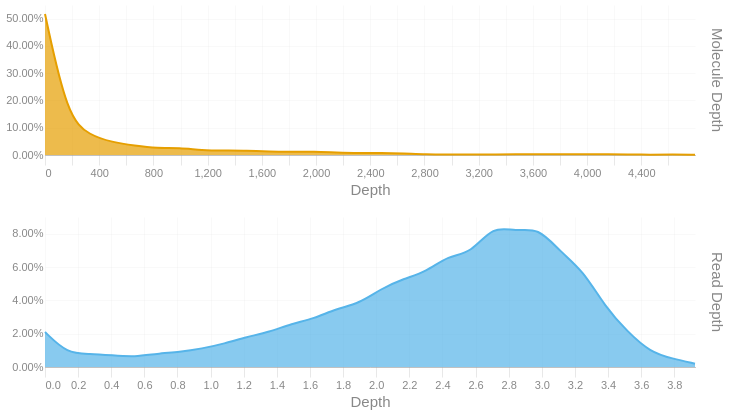

Source (notebook cell):
### Code cell
readdep = depth_hist(tb['Read Depth'], q99, 3)
readdep = readdep.with_columns(pl.lit('Read Depth').alias('Metric'))
if not SKIPLR:
    moldep = depth_hist(tb['Molecule Depth'], mol_q99, 1)
    moldep = moldep.with_columns(pl.lit('Molecule Depth').alias('Metric'))
    _hist = pl.concat([readdep, moldep])
    _hist = _hist.filter(pl.col('Proportion') != 0)
    with SafeRender(_hist):
        (
            alt.Chart(_hist)        
            .mark_area(interpolate = "basis")
            .encode(
                x=alt.X('Bin:Q').scale(domainMin=0).axis(alt.Axis(title='Depth')),
                y = alt.Y('Proportion:Q', title = None).axis(format = '.2%'),
                color = alt.Color('Metric:N').legend(None),
                row = alt.Row("Metric:N").header(title = None, labelOrient = 'right'),
                tooltip = [
                    alt.Tooltip("Metric:N", title = "Metric"),
                    alt.Tooltip('Interval:N', title = "Depth Interval"),
                    alt.Tooltip('Proportion:Q', title = "% Alignments").format('.2%')
                ]
            )
            .resolve_scale(x='independent', y='independent')
            .properties(
                height = 150, width = 650,
                usermeta={'embedOptions': {'downloadFileName': f'{samplename}.depth.hist'}}
            )
        ).display()
else:
    readdep = readdep.filter(pl.col('Proportion') != 0)
    with SafeRender(readdep):
        (
            alt.Chart(readdep)        
            .mark_area(interpolate = "basis")
            .encode(
                x=alt.X('Bin:Q').scale(domainMin=0).axis(alt.Axis(title='Depth')),
                y = alt.Y('Proportion:Q', title = None).axis(format = '.2%'),
                tooltip = [
                    alt.Tooltip('Interval:N', title = "Depth Interval"),
                    alt.Tooltip('Proportion:Q', title = "% Alignments").format('.2%')
                ]
            )
            .properties(
                usermeta={'embedOptions': {'downloadFileName': f'{samplename}.depth.hist'}}
            )
        ).display()

### Figure 1 — Vega-Lite specification as saved in the notebook (floating-point values rounded to 4 significant figures)
{"width": 650, "height": 150, "config": {"title": {"anchor": "start", "dy": -15, "fontSize": 18, "color": "#888888", "subtitleColor": "#888888", "subtitleFontSize": 14}, "arc": {"fill": "#0072B2"}, "axis": {"domainColor": "#888888", "domainWidth": 0.5, "gridWidth": 0.2, "grid": false, "titleFontWeight": 400, "titleFontSize": 15, "labelFontSize": 11, "labelColor": "#888888", "tickColor": "#888888", "tickWidth": 0.2, "titleColor": "#888888"}, "axisBand": {"grid": false}, "axisX": {"grid": true, "tickSize": 10, "domainCap": "round"}, "axisY": {"domain": false, "grid": true, "tickSize": 0, "domainCap": "round"}, "background": "transparent", "header": {"labelFontSize": 15, "labelColor": "#888888", "titleFontSize": 15, "titleFontWeight": 600, "titleColor": "#888888"}, "legend": {"labelFont": "sans-serif", "labelFontSize": 12, "labelColor": "#888888", "symbolSize": 100, "symbolType": "circle", "titleFontSize": 12, "titlePadding": 10, "titleColor": "#888888", "title": null}, "range": {"category": ["#E69F00", "#56B4E9", "#009E73", "#F0E442", "#0072B2", "#D55E00", "#CC79A7", "#000000"], "diverging": ["#cfe8f3", "#a2d4ec", "#73bfe2", "#46abdb", "#1696d2", "#12719e"]}, "area": {"fill": "#0072B2", "fillOpacity": 0.7, "line": true, "strokeOpacity": 0.7}, "line": {"color": "#0072B2", "stroke": "#0072B2", "strokeWidth": 2}, "trail": {"color": "#0072B2", "stroke": "#0072B2", "strokeWidth": 0, "size": 1}, "point": {"filled": true, "fillOpacity": 1.0, "size": 95}, "text": {"color": "#888888", "fontSize": 11, "align": "right", "fontWeight": 400, "size": 11}, "bar": {"fill": "#0072B2", "stroke": null}, "view": {"stroke": null, "continuousWidth": 660, "continuousHeight": 400}}, "data": {"name": "data-a49c8b35d7fc049d6e95c665c0f6b840"}, "mark": {"type": "area", "interpolate": "basis"}, "encoding": {"color": {"field": "Metric", "legend": null, "type": "nominal"}, "row": {"field": "Metric", "header": {"title": null, "labelOrient": "right"}, "type": "nominal"}, "tooltip": [{"field": "Metric", "title": "Metric", "type": "nominal"}, {"field": "Interval", "title": "Depth Interval", "type": "nominal"}, {"field": "Proportion", "format": ".2%", "title": "% Alignments", "type": "quantitative"}], "x": {"axis": {"title": "Depth"}, "field": "Bin", "scale": {"domainMin": 0}, "type": "quantitative"}, "y": {"axis": {"format": ".2%"}, "field": "Proportion", "title": null, "type": "quantitative"}}, "resolve": {"scale": {"x": "independent", "y": "independent"}}, "usermeta": {"embedOptions": {"downloadFileName": "S6_Kennetcook_3559.depth.hist"}}, "$schema": "https://vega.github.io/schema/vega-lite/v6.1.0.json", "datasets": {"data-a49c8b35d7fc049d6e95c665c0f6b840": [{"Bin": 0.0, "Interval": "0.0-0.135", "Proportion": 0.021, "Metric": "Read Depth"}, {"Bin": 0.135, "Interval": "0.135-0.271", "Proportion": 0.008, "Metric": "Read Depth"}, {"Bin": 0.271, "Interval": "0.271-0.406", "Proportion": 0.008, "Metric": "Read Depth"}, {"Bin": 0.406, "Interval": "0.406-0.541", "Proportion": 0.007, "Metric": "Read Depth"}, {"Bin": 0.541, "Interval": "0.541-0.677", "Proportion": 0.006, "Metric": "Read Depth"}, {"Bin": 0.677, "Interval": "0.677-0.812", "Proportion": 0.008, "Metric": "Read Depth"}, {"Bin": 0.812, "Interval": "0.812-0.947", "Proportion": 0.009, "Metric": "Read Depth"}, {"Bin": 0.947, "Interval": "0.947-1.083", "Proportion": 0.011, "Metric": "Read Depth"}, {"Bin": 1.083, "Interval": "1.083-1.218", "Proportion": 0.014, "Metric": "Read Depth"}, {"Bin": 1.218, "Interval": "1.218-1.353", "Proportion": 0.018, "Metric": "Read Depth"}, {"Bin": 1.353, "Interval": "1.353-1.489", "Proportion": 0.021, "Metric": "Read Depth"}, {"Bin": 1.489, "Interval": "1.489-1.624", "Proportion": 0.026, "Metric": "Read Depth"}, {"Bin": 1.624, "Interval": "1.624-1.759", "Proportion": 0.029, "Metric": "Read Depth"}, {"Bin": 1.759, "Interval": "1.759-1.895", "Proportion": 0.035, "Metric": "Read Depth"}, {"Bin": 1.895, "Interval": "1.895-2.03", "Proportion": 0.038, "Metric": "Read Depth"}, {"Bin": 2.03, "Interval": "2.03-2.165", "Proportion": 0.047, "Metric": "Read Depth"}, {"Bin": 2.165, "Interval": "2.165-2.301", "Proportion": 0.053, "Metric": "Read Depth"}, {"Bin": 2.301, "Interval": "2.301-2.436", "Proportion": 0.057, "Metric": "Read Depth"}, {"Bin": 2.436, "Interval": "2.436-2.571", "Proportion": 0.067, "Metric": "Read Depth"}, {"Bin": 2.571, "Interval": "2.571-2.707", "Proportion": 0.068, "Metric": "Read Depth"}, {"Bin": 2.707, "Interval": "2.707-2.842", "Proportion": 0.085, "Metric": "Read Depth"}, {"Bin": 2.842, "Interval": "2.842-2.977", "Proportion": 0.081, "Metric": "Read Depth"}, {"Bin": 2.977, "Interval": "2.977-3.113", "Proportion": 0.084, "Metric": "Read Depth"}, {"Bin": 3.113, "Interval": "3.113-3.248", "Proportion": 0.069, "Metric": "Read Depth"}, {"Bin": 3.248, "Interval": "3.248-3.383", "Proportion": 0.058, "Metric": "Read Depth"}, {"Bin": 3.383, "Interval": "3.383-3.519", "Proportion": 0.036, "Metric": "Read Depth"}, {"Bin": 3.519, "Interval": "3.519-3.654", "Proportion": 0.021, "Metric": "Read Depth"}, {"Bin": 3.654, "Interval": "3.654-3.789", "Proportion": 0.009, "Metric": "Read Depth"}, {"Bin": 3.789, "Interval": "3.789-3.925", "Proportion": 0.005, "Metric": "Read Depth"}, {"Bin": 3.925, "Interval": "3.925-4.06", "Proportion": 0.002, "Metric": "Read Depth"}, {"Bin": 0.0, "Interval": "0.0-165.4", "Proportion": 0.517, "Metric": "Molecule Depth"}, {"Bin": 165.4, "Interval": "165.4-330.8", "Proportion": 0.138, "Metric": "Molecule Depth"}, {"Bin": 330.8, "Interval": "330.8-496.1", "Proportion": 0.072, "Metric": "Molecule Depth"}, {"Bin": 496.1, "Interval": "496.1-661.5", "Proportion": 0.047, "Metric": "Molecule Depth"}, {"Bin": 661.5, "Interval": "661.5-826.9", "Proportion": 0.034, "Metric": "Molecule Depth"}, {"Bin": 826.9, "Interval": "826.9-992.2", "Proportion": 0.024, "Metric": "Molecule Depth"}, {"Bin": 992.2, "Interval": "992.2-1157.6", "Proportion": 0.027, "Metric": "Molecule Depth"}, {"Bin": 1158.0, "Interval": "1157.6-1323.0", "Proportion": 0.017, "Metric": "Molecule Depth"}, {"Bin": 1323.0, "Interval": "1323.0-1488.4", "Proportion": 0.016, "Metric": "Molecule Depth"}, {"Bin": 1488.0, "Interval": "1488.4-1653.8", "Proportion": 0.016, "Metric": "Molecule Depth"}, {"Bin": 1654.0, "Interval": "1653.8-1819.1", "Proportion": 0.012, "Metric": "Molecule Depth"}, {"Bin": 1819.0, "Interval": "1819.1-1984.5", "Proportion": 0.012, "Metric": "Molecule Depth"}, {"Bin": 1984.0, "Interval": "1984.5-2149.9", "Proportion": 0.012, "Metric": "Molecule Depth"}, {"Bin": 2150.0, "Interval": "2149.9-2315.2", "Proportion": 0.009, "Metric": "Molecule Depth"}, {"Bin": 2315.0, "Interval": "2315.2-2480.6", "Proportion": 0.007, "Metric": "Molecule Depth"}, {"Bin": 2481.0, "Interval": "2480.6-2646.0", "Proportion": 0.008, "Metric": "Molecule Depth"}, {"Bin": 2646.0, "Interval": "2646.0-2811.4", "Proportion": 0.006, "Metric": "Molecule Depth"}, {"Bin": 2811.0, "Interval": "2811.4-2976.8", "Proportion": 0.002, "Metric": "Molecule Depth"}, {"Bin": 2977.0, "Interval": "2976.8-3142.1", "Proportion": 0.002, "Metric": "Molecule Depth"}, {"Bin": 3142.0, "Interval": "3142.1-3307.5", "Proportion": 0.002, "Metric": "Molecule Depth"}, {"Bin": 3308.0, "Interval": "3307.5-3472.9", "Proportion": 0.002, "Metric": "Molecule Depth"}, {"Bin": 3473.0, "Interval": "3472.9-3638.2", "Proportion": 0.003, "Metric": "Molecule Depth"}, {"Bin": 3638.0, "Interval": "3638.2-3803.6", "Proportion": 0.003, "Metric": "Molecule Depth"}, {"Bin": 3804.0, "Interval": "3803.6-3969.0", "Proportion": 0.003, "Metric": "Molecule Depth"}, {"Bin": 3969.0, "Interval": "3969.0-4134.4", "Proportion": 0.003, "Metric": "Molecule Depth"}, {"Bin": 4134.0, "Interval": "4134.4-4299.8", "Proportion": 0.003, "Metric": "Molecule Depth"}, {"Bin": 4300.0, "Interval": "4299.8-4465.1", "Proportion": 0.002, "Metric": "Molecule Depth"}, {"Bin": 4465.0, "Interval": "4465.1-4630.5", "Proportion": 0.001, "Metric": "Molecule Depth"}, {"Bin": 4630.0, "Interval": "4630.5-4795.9", "Proportion": 0.002, "Metric": "Molecule Depth"}, {"Bin": 4796.0, "Interval": "4795.9-4961.25", "Proportion": 0.001, "Metric": "Molecule Depth"}]}}
